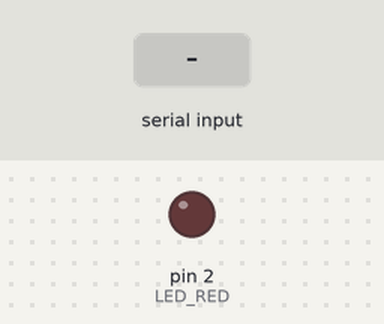
The sketch below on a simulated Arduino Uno, built with avr-gcc and run on an emulated ATmega328P. Shown: output pins drawn as LEDs (lit = HIGH). The test bench sets the inputs (shaded band).

Above: at 1.2 s.
1.3 s: byte 68 (POWER_BUTTON_ON) received over Serial
At 1.6 s:
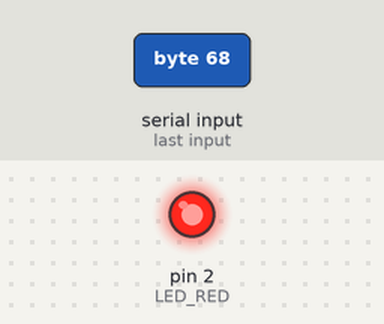
Timing chart, 0 to 4.3 s (numbered marks = the images above; inputs shaded):
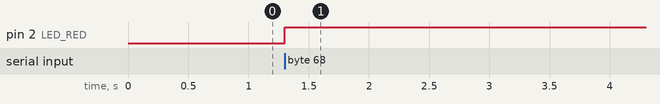

The sketch:

quickfire_R3.ino
```cpp
// Quickfire Game
// Author: Salvatore Amico (samic2@uic.edu)
// CS 362, UIC
//
// Description: A 2–4 player Arduino reaction game using multiple Arduinos
// for lights, sound, and LCD display. This cleaned version removes other
// students' names/UINs and retains only the technical content.

// C++ code
//

// This reciver just turns on the power light.


// **********Reciver_3**********
// Arduino Reciver 3 components.
#define POWER_BUTTON_ON 'D'
#define POWER_BUTTON_OFF 'E'
#define LED_RED 2


void setup()
{
 pinMode(LED_RED, OUTPUT);
 Serial.begin(9600);
}

void loop()
{
  // Listen for on/off commands
  if (Serial.available() > 0)
  {
    char command = Serial.read();

    // turn on/off differnt colors.
    if (command == POWER_BUTTON_ON)
    {
      digitalWrite(LED_RED, HIGH);
    }
    else if (command == POWER_BUTTON_OFF)
    {
      digitalWrite(LED_RED, LOW);

    }
  }
}
```

Measured:
- after the input at 1.3 s, pin 2 (LED_RED): LOW → HIGH at once
